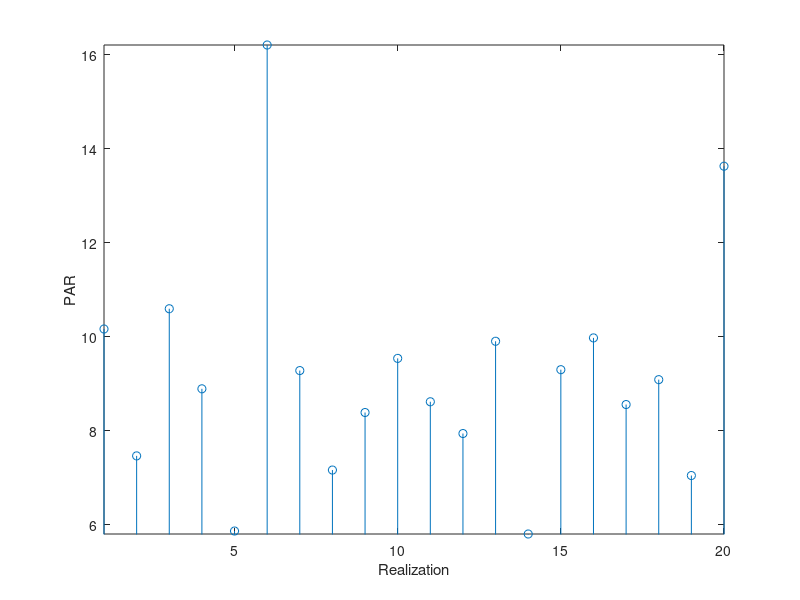

MATLAB code to generate this figure:
% MATLAB script for Illustrative Problem 8.6
clear;
T = 1;
Fs = 200;
t = 0 : 1/(Fs*T) : T-1/(Fs*T);
K = 32;
k = 1 : K-1;
rlz = 20;                   % No. of realizations
PAR = zeros(1,rlz);         % Initialization for speed
for j = 1 : rlz
    theta = pi*floor(rand(1,length(k))/0.25)/2;
    x = zeros(1,Fs);        % Initialization for speed
    echo off;
    for i = 1 : Fs
        for l = 1 : K-1
            x(i) = x(i) + cos(2*pi*l*t(i)/T+theta(l));
        end
    end
    echo on;
    % Calculation of the PAR:
    P_peak = max(x.^2);
    P_av = sum(x.^2)/Fs;
    PAR(j) = P_peak/P_av;
end
% Plotting the results:
stem(PAR)
axis([1 20 min(PAR) max(PAR)])
xlabel('Realization')
ylabel('PAR')